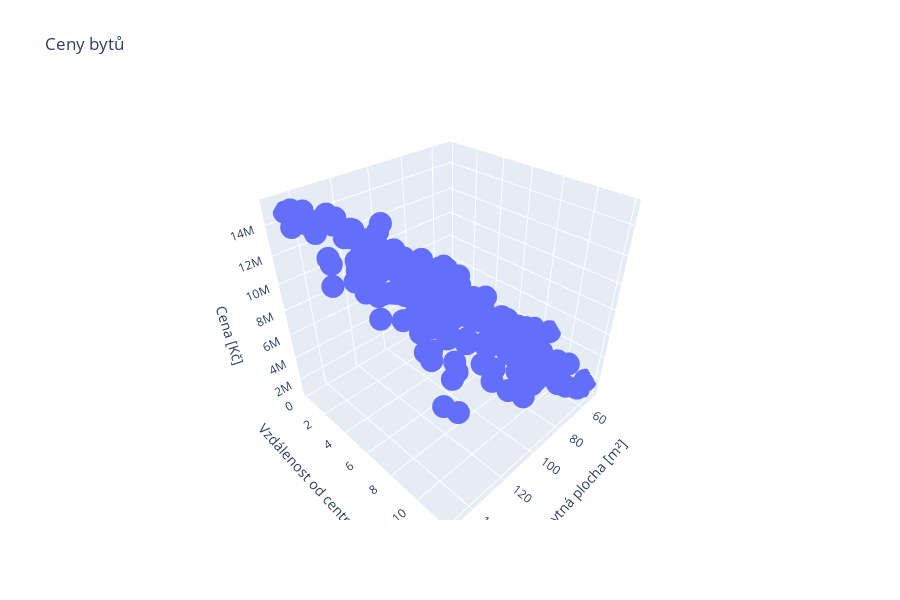

Notebook source saved alongside this figure:
### Code cell
show_data()

### Figure 1 — Plotly figure (JSON) as saved in the notebook; plotly's stock layout.template omitted (floating-point values rounded to 4 significant figures; data arrays with more than 128 entries replaced by an {"elided": "..."} marker saying what was removed)
{"data": [{"hovertemplate": "Obytná plocha [m²]=%{x}<br>Vzdálenost od centra [km]=%{y}<br>Cena [Kč]=%{z}<extra></extra>", "legendgroup": "", "marker": {"color": "#636efa", "symbol": "circle"}, "mode": "markers", "name": "", "scene": "scene", "showlegend": false, "type": "scatter3d", "x": {"elided": "200 float values"}, "y": {"elided": "200 float values"}, "z": {"elided": "200 float values"}}], "layout": {"height": 600, "legend": {"tracegroupgap": 0}, "scene": {"domain": {"x": [0, 1], "y": [0, 1]}, "xaxis": {"title": {"text": "Obytná plocha [m²]"}}, "yaxis": {"title": {"text": "Vzdálenost od centra [km]"}}, "zaxis": {"title": {"text": "Cena [Kč]"}}}, "title": {"text": "Ceny bytů"}}}
